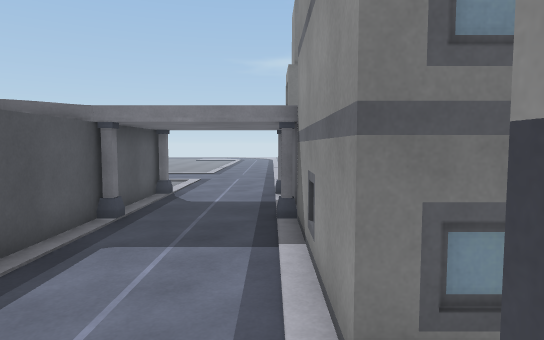
View 1 (above)

24 first-person views from a walk through a scene from a Unity 3-D project. The camera is 1.5 m above the floor, tilts 4° down and sees 75° across. The floor is counted in squares, 1 m on a side. Each view is taken from the middle of a square. On the plan, view 1 faces up. The plan holds only what a view shows up to about 16 squares ahead; the rest is blank. The place goes on beyond the plan. The player is left out.

View 2
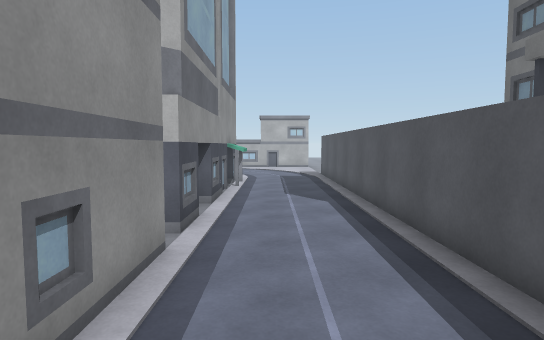

View 3
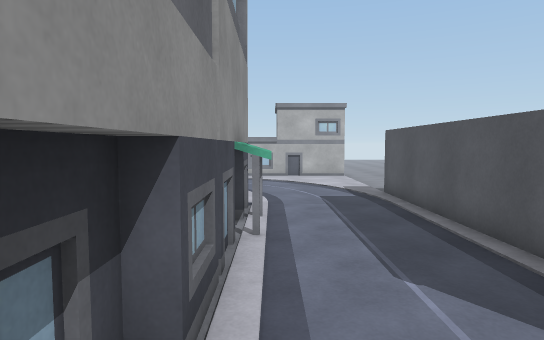

View 4
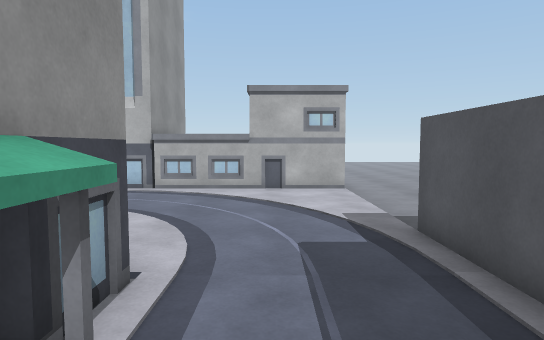

View 5
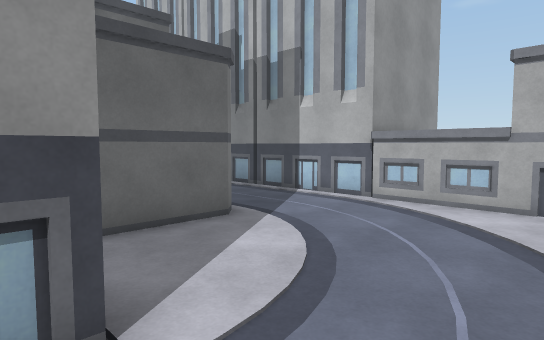

View 6
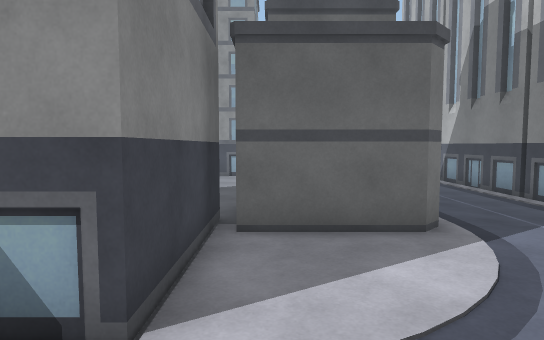

View 7
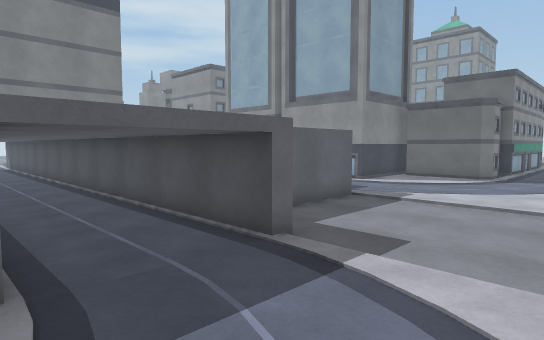

View 8
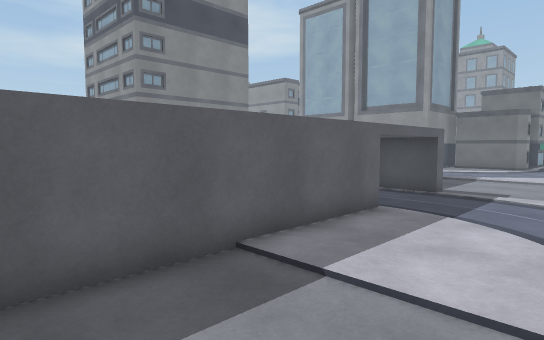

View 9
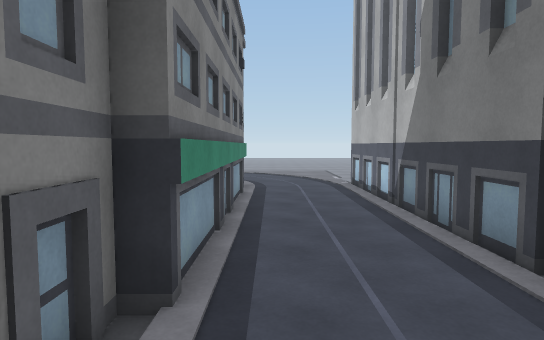

View 10
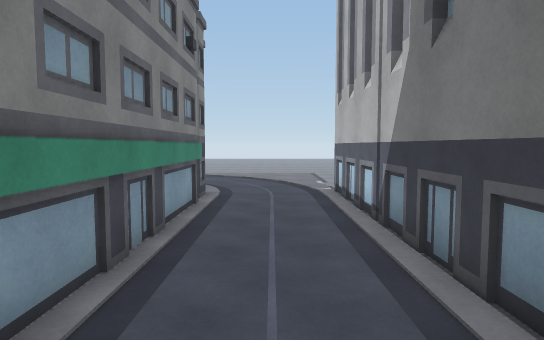

View 11
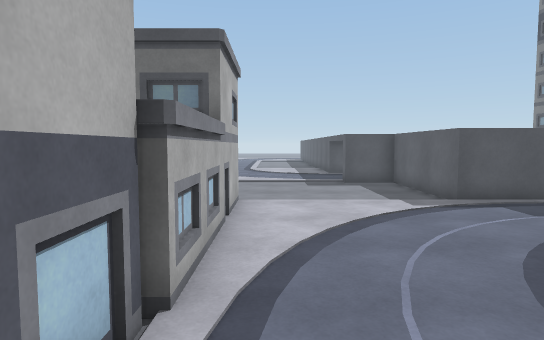

View 12
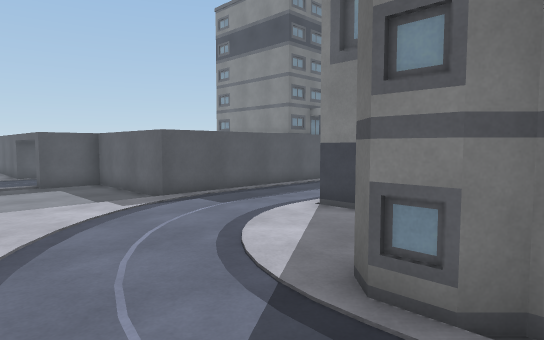

View 13
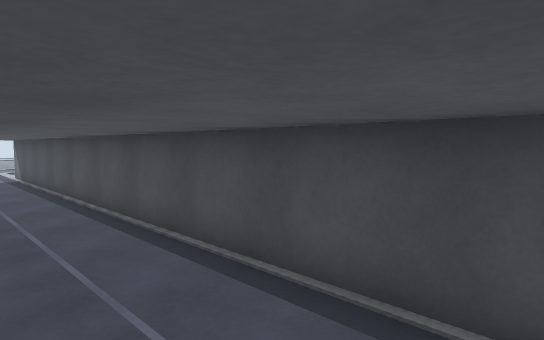

View 14
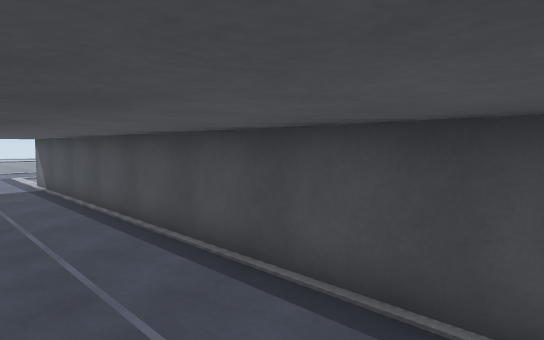

View 15
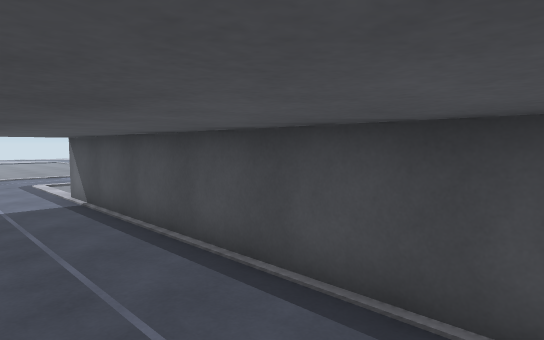

View 16
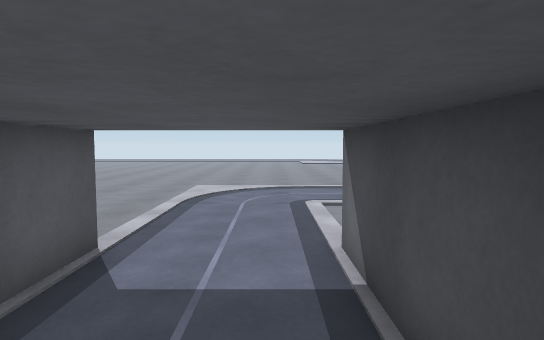

View 17
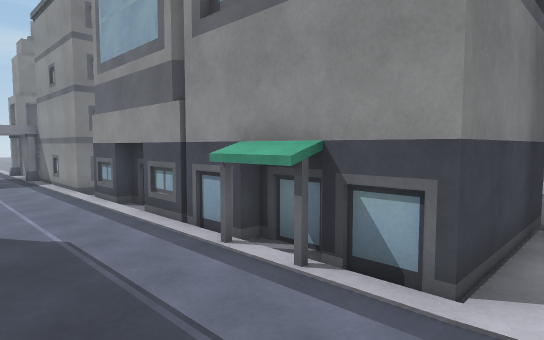

View 18
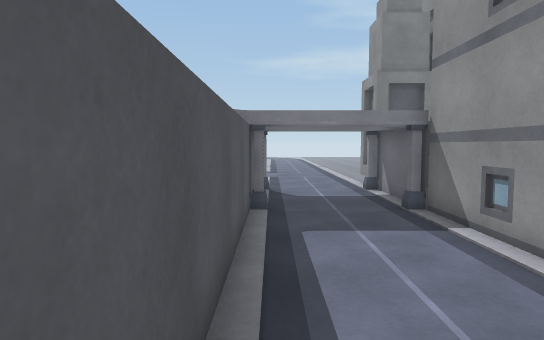

View 19
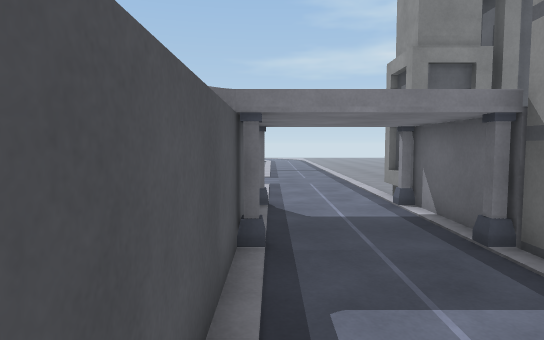

View 20
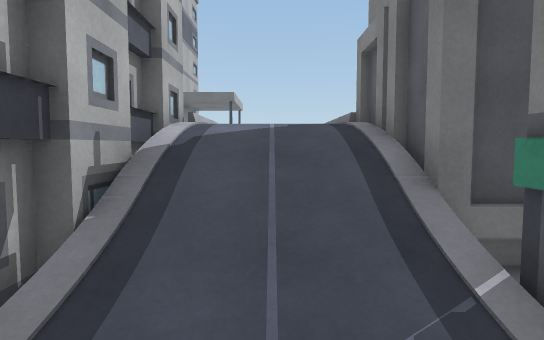

View 21
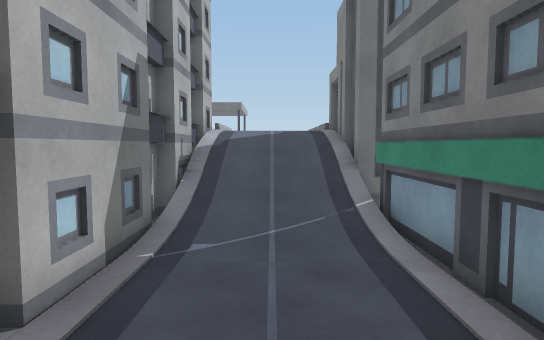

View 22
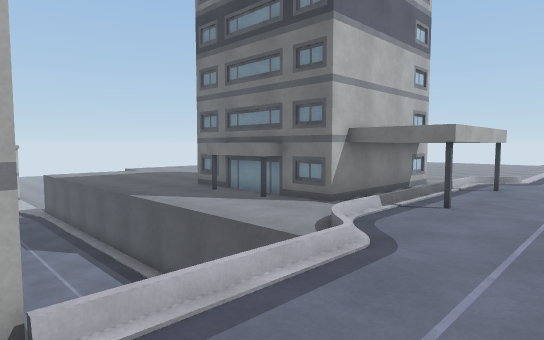

View 23
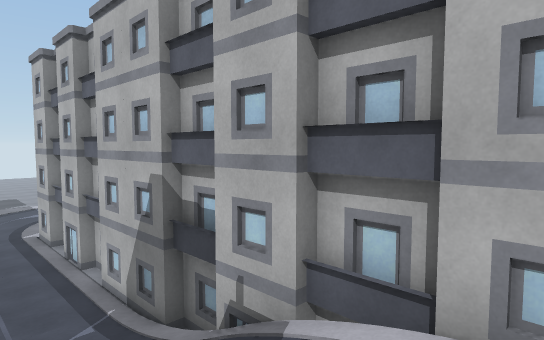

View 24
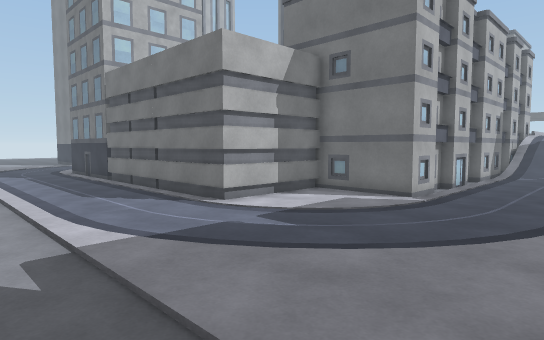

### Floor plan
Key: @ floor where view 1 was taken; # wall or solid block; . main floor; : floor 1.75 m higher than the main floor; + floor 2 m higher than the main floor; / step, stairs or slope; ^ raised ledge; B building; O other object.
Columns run from 20 left of view 1 to 26 right of it. Each row starts with its distance up from view 1.
 11         ...#    #O..B#BB###BB#B               .
 10         ...#    #....+://///...    ..........
  9         ...#    #....+://///..................
  8     ++++ ..#    #....+://///...................
  7     ++++ ..#    #O...##B##B####B##B##..........
  6       // ..#    ^....#######  #######.........
  5          ..#  ^^^....#              #.........
  4        B...#  ^^^....#              #OOOO.....
  3         ...#  ^^^....#                  #.....
  2          ..#  ^^^....#                  #.....
  1          ..#  ^^^....#                  #.....
  0         ...#  ^^^...@#                  #.....
 -1        #...#  ^^^....#                  #....
 -2          ..#  ^^^....#                  #....
 -3          ..#  ^^^....#                  #....
 -4         ...#  ^^^....#                  O....
 -5         ...#  ^^^....#                  #....
 -6         ...#   ^^...^#                  #....
 -7         ...#    ^...^#                    ..
 -8         ...#    ^....#
 -9         ...#    ^....####
-10         ...#    ^.......#
-11         ...######.......#             B
-12         ...#............####         BB
-13 ...........#............#BB#BB###BB##B.....
-14 ...........................................
-15  ..........................................
-16   .........................................
-17 .  ..  .  .......###BBB################....

Where each view was taken, in squares from view 1:
view 1: 0 up, 0 right, facing up
view 2: 7 up, 1 left, facing down
view 3: 0 up, 0 right, facing down
view 4: 5 down, 1 left, facing down
view 5: 8 down, 2 left, facing down-right
view 6: 10 down, 2 left, facing right
view 7: 17 down, 13 left, facing up-right
view 8: 17 down, 20 left, facing up-right
view 9: 14 down, 4 right, facing right
view 10: 15 down, 6 right, facing right
view 11: 16 down, 6 right, facing left
view 12: 16 down, 6 right, facing up-left
view 13: 8 down, 12 left, facing up-right
view 14: 4 down, 12 left, facing up-right
view 15: 0 up, 12 left, facing up-right
view 16: 6 up, 10 left, facing up
view 17: 10 down, 3 left, facing up-right
view 18: 1 down, 3 left, facing up
view 19: 2 up, 3 left, facing up
view 20: 9 up, 9 right, facing left
view 21: 9 up, 13 right, facing left
view 22: 10 up, 1 right, facing down-left
view 23: 10 up, 1 right, facing down-right
view 24: 11 up, 26 right, facing down-left
